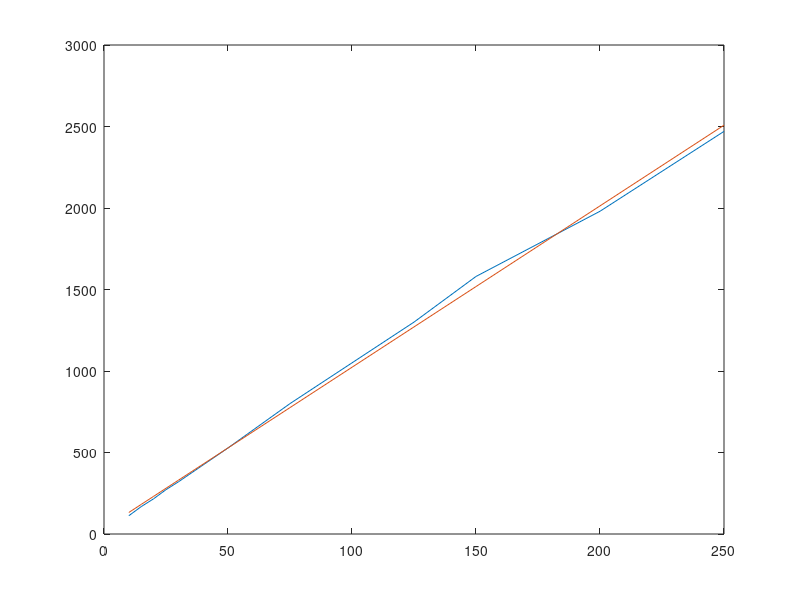

MATLAB code for this plot: (Note: this script raises an error after producing the figure.)
times = [ 112  168  216  272  320  424  528  800 1050 1300 1580 1980 2470];
D     = [  10   15   20   25   30   40   50   75  100  125  150  200  250];

X=[ones(length(D),1),D'];
A=X\times';

plot(D,times); hold on;
x = D;
approx=[ones(size(x))',x']*A;
plot(x,approx); hold off;
csvwrite('../LaTeX/DUNNO_Pomiar_czasu_algorytmow_regulacji/dane/dmc2x2time.csv',[D' times' approx]);
